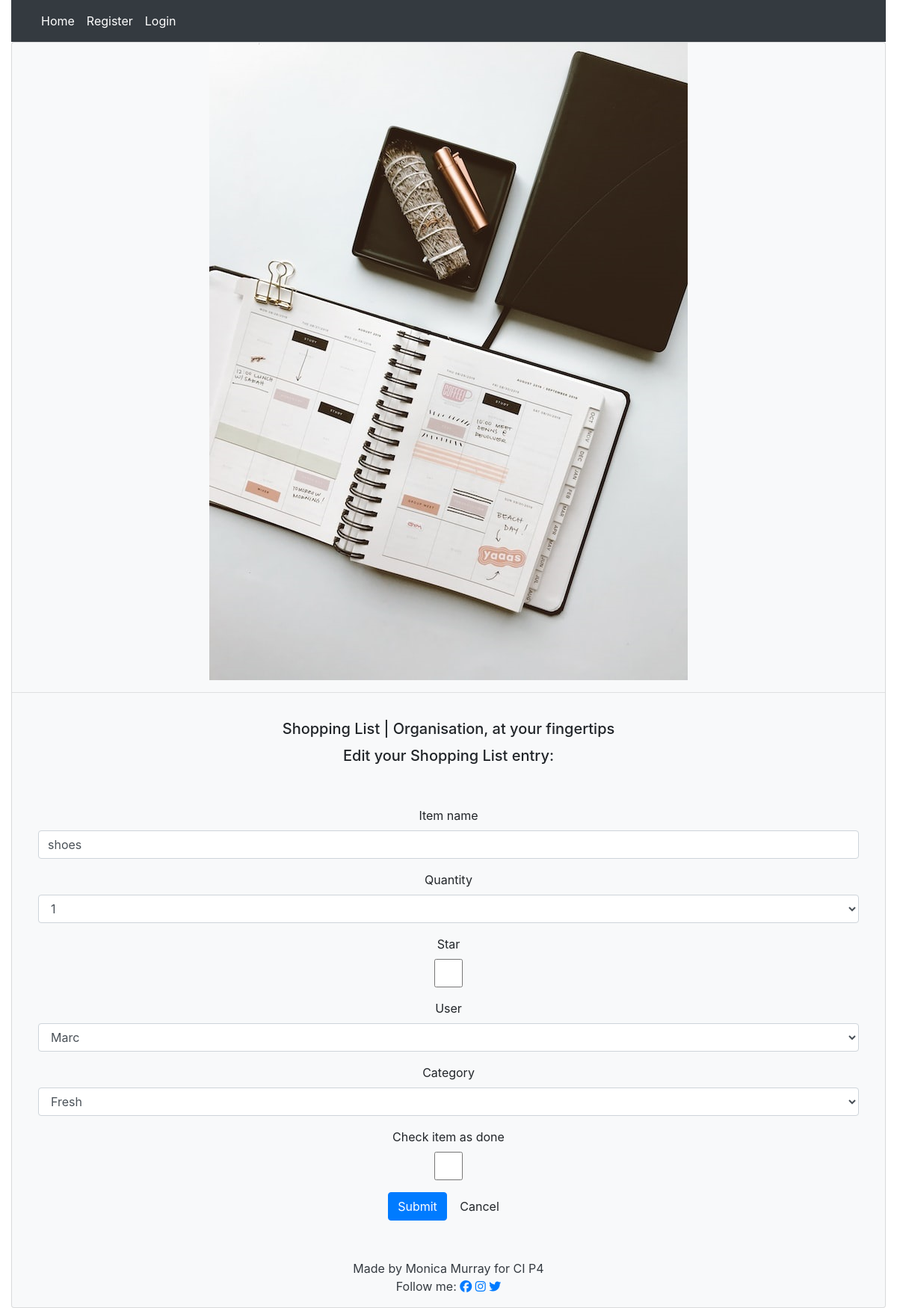
The page /edit/10/ on the database as committed earlier.
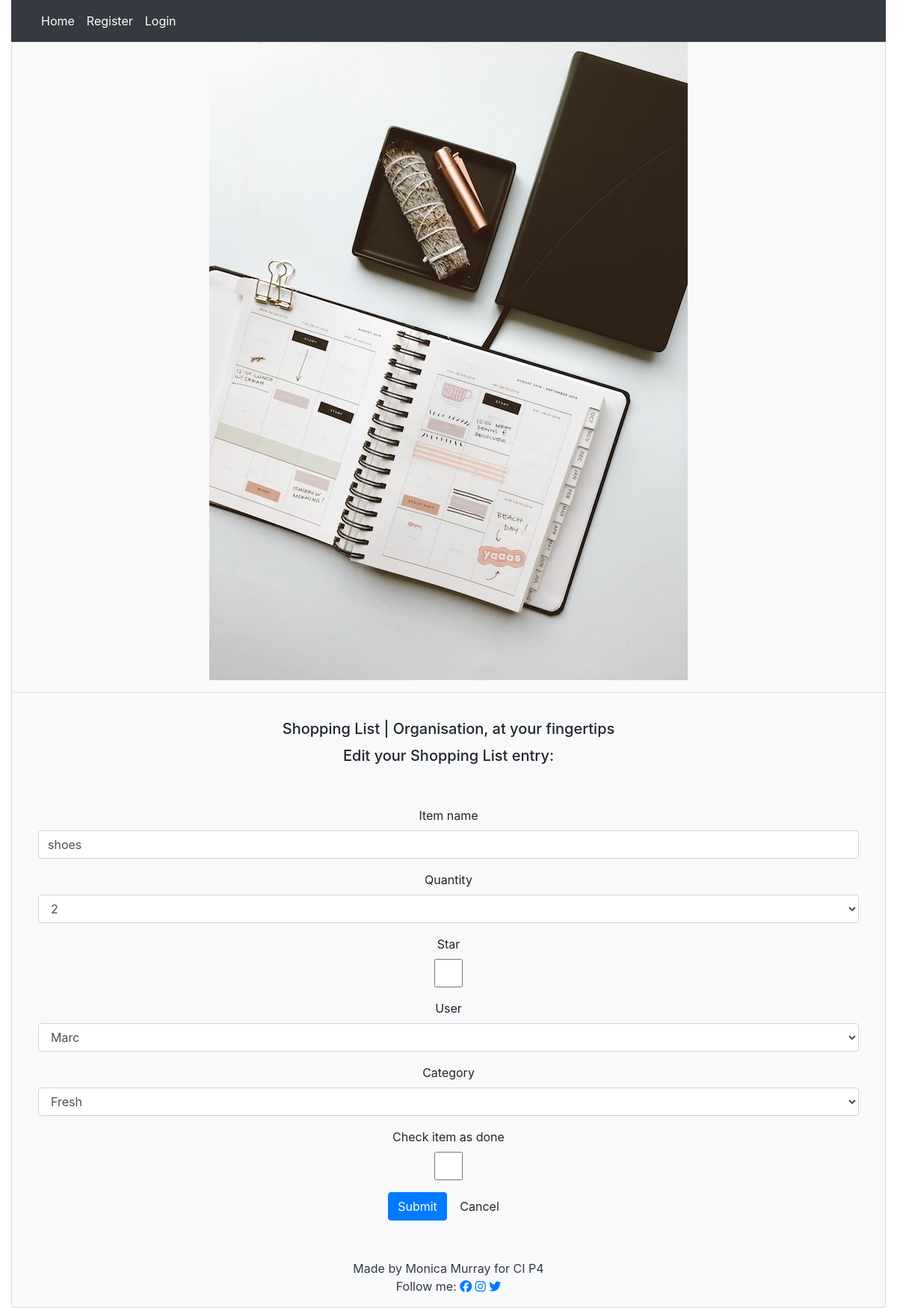
The same page on the database as committed later.
### list/models.py (models this page shows, shortened)
class Entry(models.Model):
    item_name = models.CharField(
        max_length=60, null=False, blank=False, unique=True)
    quantity = models.IntegerField(choices=QUANTITY_CHOICES)
    star = models.BooleanField(default=False)
    user = models.ForeignKey(User, on_delete=models.CASCADE)
    category = models.CharField(max_length=20, choices=CATEGORY_CHOICES)
    added_on = models.DateTimeField(auto_now_add=True)
    check_item_as_done = models.BooleanField(default=False)
    class Meta:
        ordering = ['-added_on']

### list/views.py (the view)
# urls.py: path('edit/<int:pk>/', views.EditView.as_view(), name='edit'),
class EditView(UpdateView):
    model = Entry
    template_name = 'edit_entry.html'
    fields = '__all__'
    pk_url_kwarg = 'pk'
    success_url = reverse_lazy('home')

### templates/edit_entry.html (shortened to what this page needs)
{% extends 'base.html' %}
{% load widget_tweaks %}
{% block content %}
<div class="row justify-content-center">
    <h5>Edit your Shopping List entry:</h5>
</div>
<div class="container pt-5">
    <form method="post">
        {% for field in form.visible_fields %}
            <div class="form-group">
            <label for="{{field.id_for_label}}">{{ field.label }}</label>
            {{ field|add_class:'form-control' }}
            </div>
        {% endfor %}
        <div class="form-group">
        <button type="submit" class="btn btn-primary">Submit</button>
        <a href="{% url 'home' %}" class="btn btn-default">Cancel</a>
        </div>
    </form>
</div>
{% endblock %}

Rows that differ between the two databases and show on the page:
changed Entry "shoes": quantity "1" → "2"
